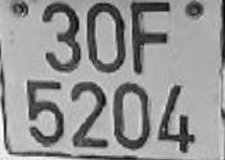
#> input picture inference/vuong_thang.png, 225 x 160 px
$ jupyter execute --allow-errors lp2text.ipynb
#> lines starting #> are read from the running program, lines starting #| are printed output that depends on the picture; after the words box and inside, x2 and y2 are one past the last pixel; in counts of white or black regions, pixels touching at a corner belong together
[cell 1]
import cv2

[cell 2]
LpRegion = cv2.imread('./vuong_thang.png')
#> LpRegion is the input picture: shape (160, 225, 3); min 5, max 252, mean 148.1
cv2.imshow('img', LpRegion)
cv2.waitKey(0)
# press q to close opencv window
cv2.destroyAllWindows()

[cell 3]
V = cv2.split(cv2.cvtColor(LpRegion, cv2.COLOR_BGR2HSV))[2]

[cell 4]
print(V)
#> (printed output is left out)

[cell 5]
from skimage.filters import threshold_local

T = threshold_local(V, 15, offset=10, method="gaussian")
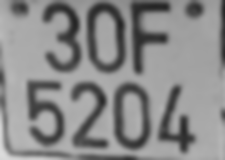
#> T: shape (160, 225) float64; min 36.76, max 219.4, mean 138.1
thresh = (V > T).astype("uint8") * 255
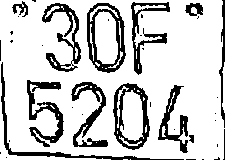
#> thresh: shape (160, 225); 80.1% white; 38 black regions (24 under 20 px), largest, box (x1, y1, x2, y2) and area: (87, 3, 126, 73) 970, (27, 80, 64, 147) 879, (113, 83, 150, 150) 879

[cell 6]
import matplotlib.pyplot as plt

plt.imshow(thresh, cmap="gray")

[cell 7]
from skimage import measure
from imutils import perspective
import imutils

# convert black pixel of digits to white pixel
thresh = cv2.bitwise_not(thresh)
cv2.imwrite("step2_2.png", thresh)
thresh = imutils.resize(thresh, width=400)
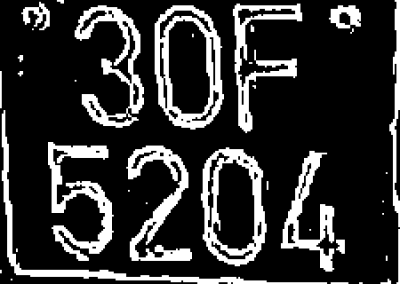
#> thresh: shape (284, 400); min 0, max 255, mean 50.7
thresh = cv2.medianBlur(thresh, 5)
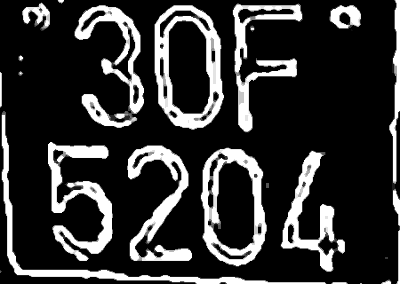
#> thresh: shape (284, 400); min 0, max 255, mean 51.1

# connected components analysis
labels = measure.label(thresh, connectivity=2, background=0)
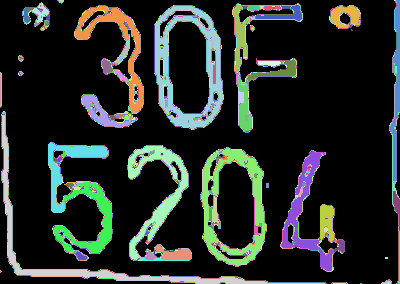
#> labels: shape (284, 400) int64; 4443 distinct labels, from 0 to 4442; one colour per label, 0 black
